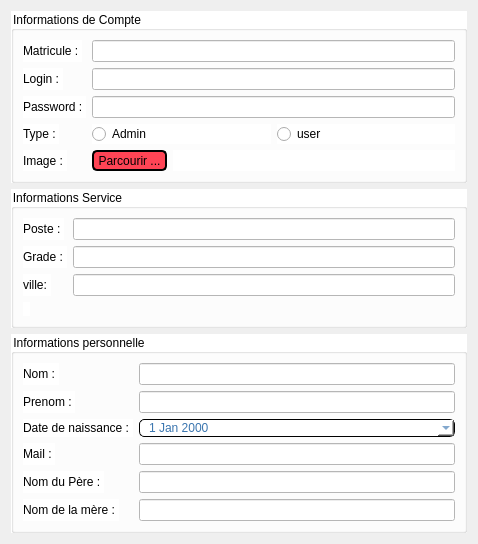
          <widget class="QWidget" name="scrollAreaWidgetContents_2">
           <property name="geometry">
            <rect>
             <x>0</x>
             <y>0</y>
             <width>478</width>
             <height>522</height>
            </rect>
           </property>
           <layout class="QVBoxLayout" name="verticalLayout_2">
            <item>
             <widget class="QGroupBox" name="groupBox_4">
              <property name="styleSheet">
               <string notr="true">Background-color: #fff;</string>
              </property>
              <property name="title">
               <string>Informations de Compte</string>
              </property>
              <layout class="QFormLayout" name="formLayout_4">
               <item row="0" column="0">
                <widget class="QLabel" name="label_25">
                 <property name="text">
                  <string>Matricule : </string>
                 </property>
                </widget>
               </item>
               <item row="0" column="1">
                <widget class="QLineEdit" name="mod_matricule"/>
               </item>
               <item row="1" column="0">
                <widget class="QLabel" name="label_26">
                 <property name="text">
                  <string>Login : </string>
                 </property>
                </widget>
               </item>
               <item row="1" column="1">
                <widget class="QLineEdit" name="mod_login"/>
               </item>
               <item row="2" column="0">
                <widget class="QLabel" name="label_27">
                 <property name="text">
                  <string>Password : </string>
                 </property>
                </widget>
               </item>
               <item row="2" column="1">
                <widget class="QLineEdit" name="mod_password"/>
               </item>
               <item row="3" column="0">
                <widget class="QLabel" name="label_28">
                 <property name="text">
                  <string>Type : </string>
                 </property>
                </widget>
               </item>
               <item row="3" column="1">
                <layout class="QHBoxLayout" name="horizontalLayout_4">
                 <item>
                  <widget class="QRadioButton" name="mod_type_admin">
                   <property name="text">
                    <string>Admin</string>
                   </property>
                  </widget>
                 </item>
                 <item>
                  <widget class="QRadioButton" name="mod_type_user">
                   <property name="text">
                    <string>user</string>
                   </property>
                  </widget>
                 </item>
                </layout>
               </item>
               <item row="4" column="0">
                <widget class="QLabel" name="label_29">
                 <property name="text">
                  <string>Image : </string>
                 </property>
                </widget>
               </item>
               <item row="4" column="1">
                <layout class="QHBoxLayout" name="horizontalLayout_5">
                 <item>
                  <widget class="QToolButton" name="mod_image">
                   <property name="autoFillBackground">
                    <bool>false</bool>
                   </property>
                   <property name="styleSheet">
                    <string notr="true">border: 2px solid black;
	border-radius : 5px;	
	background-color: #f45;</string>
                   </property>
                   <property name="text">
                    <string>Parcourir ...</string>
                   </property>
                   <property name="icon">
                    <iconset resource="images.qrc">
                     <normaloff>:/upload_image.png</normaloff>:/upload_image.png</iconset>
                   </property>
                   <property name="popupMode">
                    <enum>QToolButton::DelayedPopup</enum>
                   </property>
                   <property name="toolButtonStyle">
                    <enum>Qt::ToolButtonTextBesideIcon</enum>
                   </property>
                   <property name="autoRaise">
                    <bool>false</bool>
                   </property>
                   <property name="arrowType">
                    <enum>Qt::NoArrow</enum>
                   </property>
                  </widget>
                 </item>
                 <item>
                  <widget class="QLabel" name="mod_image_text">
                   <property name="text">
                    <string/>
                   </property>
                  </widget>
                 </item>
                </layout>
               </item>
              </layout>
             </widget>
            </item>
            <item>
             <widget class="QGroupBox" name="groupBox_5">
              <property name="styleSheet">
               <string notr="true">Background-color: #fff;</string>
              </property>
              <property name="title">
               <string>Informations Service</string>
              </property>
              <layout class="QFormLayout" name="formLayout_5">
               <item row="0" column="0">
                <widget class="QLabel" name="label_30">
                 <property name="text">
                  <string>Poste : </string>
                 </property>
                </widget>
               </item>
               <item row="0" column="1">
                <widget class="QLineEdit" name="mod_poste"/>
               </item>
               <item row="1" column="0">
                <widget class="QLabel" name="label_31">
                 <property name="text">
                  <string>Grade : </string>
                 </property>
                </widget>
               </item>
               <item row="1" column="1">
                <widget class="QLineEdit" name="mod_grade"/>
               </item>
               <item row="4" column="0">
                <widget class="QLabel" name="label_36">
                 <property name="text">
                  <string/>
                 </property>
                </widget>
               </item>
               <item row="2" column="0">
                <widget class="QLabel" name="label_37">
                 <property name="text">
                  <string>ville: </string>
                 </property>
                </widget>
               </item>
               <item row="2" column="1">
                <widget class="QLineEdit" name="mod_ville"/>
               </item>
              </layout>
             </widget>
            </item>
            <item>
             <widget class="QGroupBox" name="groupBox_6">
              <property name="styleSheet">
               <string notr="true">Background-color: #fff;</string>
              </property>
              <property name="title">
               <string>Informations personnelle</string>
              </property>
              <layout class="QFormLayout" name="formLayout_6">
               <item row="0" column="0">
                <widget class="QLabel" name="label_38">
                 <property name="text">
                  <string>Nom : </string>
                 </property>
                </widget>
               </item>
               <item row="0" column="1">
                <widget class="QLineEdit" name="mod_nom"/>
               </item>
               <item row="1" column="0">
                <widget class="QLabel" name="label_39">
                 <property name="text">
                  <string>Prenom : </string>
                 </property>
                </widget>
               </item>
               <item row="1" column="1">
                <widget class="QLineEdit" name="mod_prenom"/>
               </item>
               <item row="2" column="0">
                <widget class="QLabel" name="label_40">
                 <property name="text">
                  <string>Date de naissance : </string>
                 </property>
                </widget>
               </item>
               <item row="2" column="1">
                <widget class="QDateEdit" name="mod_date">
                 <property name="styleSheet">
                  <string notr="true">QDateEdit
{
	border: 1px solid black;	
	color: rgb(58, 117, 175);
	border-radius: 5px;
	padding-right: 7px;
	padding-left: 7px;
}

QDateEdit:hover{
	border: 2px solid rgb(150, 170, 250);
	color: rgb(84, 0, 0);
}

QDateEdit:focus{
	border: 2px solid rgb(100, 170, 255);
	color: rgb(84, 0, 0);
}
QCalendarWidget QToolButton 
{
  	height: 20px;
  	color: white;
  	font-size: 14px;
  	background-color: rgb(150, 170, 250);
}
QCalendarWidget QMenu 
{
  	color: white;
  	font-size: 14px;
  	background-color: #617c97;
	border-left: 2px solid rgb(111, 126, 185);
	border-rigth: 2px solid rgb(111, 126, 185);
}
  
QCalendarWidget QSpinBox
 { 
  	font-size:14px; 
}

QCalendarWidget QWidget
{
	background-color: rgb(127, 163, 198);
}</string>
                 </property>
                 <property name="calendarPopup">
                  <bool>true</bool>
                 </property>
                </widget>
               </item>
               <item row="8" column="0">
                <widget class="QLabel" name="label_41">
                 <property name="text">
                  <string>Nom de la mère : </string>
                 </property>
                </widget>
               </item>
               <item row="8" column="1">
                <widget class="QLineEdit" name="mod_mere"/>
               </item>
               <item row="5" column="0">
                <widget class="QLabel" name="label_42">
                 <property name="text">
                  <string>Nom du Père : </string>
                 </property>
                </widget>
               </item>
               <item row="5" column="1">
                <widget class="QLineEdit" name="mod_pere"/>
               </item>
               <item row="3" column="0">
                <widget class="QLabel" name="label_43">
                 <property name="text">
                  <string>Mail : </string>
                 </property>
                </widget>
               </item>
               <item row="3" column="1">
                <widget class="QLineEdit" name="mod_mail"/>
               </item>
              </layout>
             </widget>
            </item>
           </layout>
          </widget>
